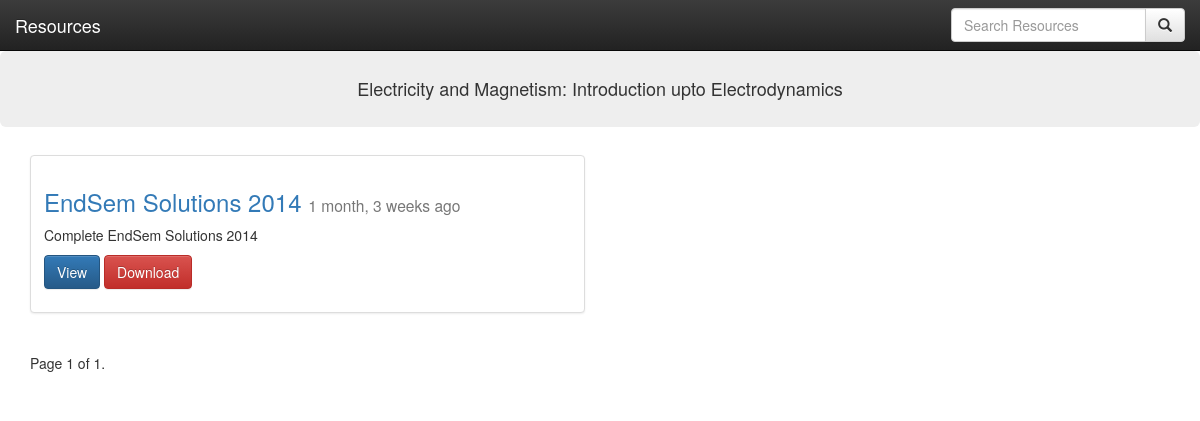
The app's page /list/1/L/ with its own data.
### resources/models.py (models this page shows, shortened)
class course(models.Model):
	course_name = models.CharField(max_length = 255)
	course_description = models.TextField()
	course_id = models.IntegerField()

class resource(models.Model):
	title = models.CharField(max_length = 255)
	description = models.TextField()
	timestamp = models.DateTimeField(auto_now = False, auto_now_add = True)
	updated = models.DateTimeField(auto_now = True, auto_now_add = False)
	RESOURCE_TYPE = (
	    ('L', 'Lectures'),
	    ('Q', 'Quizzes'),
	    ('T', 'Tutorials'),
	    ('E', 'Endsem'),
	)
	resource_type = models.CharField(max_length=30,
                  choices=RESOURCE_TYPE,
                  default="L")
	course_name = models.ForeignKey(
		'course',
		on_delete=models.CASCADE,
	)
	upload = models.FileField(upload_to = '%s/media/' %settings.BASE_DIR)

### resources/views.py (the view)
# urls.py: url(r'^list/(?P<id>\d+)/(?P<type>[\w.@+-]+)/$', resource_list, name = 'list'),
def resource_list(request, id=None, type=None):
	instance = get_object_or_404(course, id = id)
	queryset_list = resource.objects.filter(course_name = instance, resource_type = type).order_by("-timestamp")
	query = request.GET.get("q")
	if query:
		queryset_list = queryset_list.filter(
			Q(title__icontains=query) |
			Q(description__icontains=query)
		).distinct()
	paginator = Paginator(queryset_list, 2) # Show 25 contacts per page
	page_request_var = 'page'
	page = request.GET.get(page_request_var)
	try:
	    queryset = paginator.page(page)
	except PageNotAnInteger:
	    queryset = paginator.page(1)
	except EmptyPage:
	    queryset = paginator.page(paginator.num_pages)
	context = {
		"object_list": queryset,
		"title": "Resources",
		"page_request_var": page_request_var,
		"course": instance,
	}
	return render(request, "resource_list.html", context)

### templates/resource_list.html (shortened to what this page needs)
{% extends "base.html" %}
{% block bar %}
	<div class="navbar navbar-inverse navbar-static-top" role="navigation" style="margin: 0; padding: 0">
		<a class="navbar-brand" rel="home" href="/" title="{{ title }}">{{ title }}</a>
		<div class="collapse navbar-collapse navbar-ex1-collapse">
			<div class="pull-right">
				<form method="GET" action="" class="navbar-form" role="search">
					<div class="input-group">
						<input type="text" name="q" placeholder="Search Resources" value="{{ request.GET.q }}" class="form-control"></input>
						<div class="input-group-btn">
							<button class="btn btn-default" type="submit"><i class="glyphicon glyphicon-search"></i></button>
						</div>
					</div>
				</form>
			</div>
		</div>
	</div>
{% endblock bar %}
{% block content %}
	<div class="jumbotron text-center" style="margin: 0; padding: 2em">
		<h4 style="margin: 0; padding: 0">{{ course.course_description }}</h4>
	</div>
	<div class="container" style="margin-top: 2em">
		<div class="row">
			{% for obj in object_list %}
				<div class="col-sm-6">
				    <div class="thumbnail">
				      <div class="caption">
				        <h3><a href='{% url "detail" id=obj.id %}'>{{ obj.title }} </a><small>{{ obj.timestamp|timesince }} ago</small></h3>
				        <p>{{ obj.description|linebreaks|truncatechars:120 }}</p>
				        <p>
				        	<a href="{% url "detail" id=obj.id %}" class="btn btn-primary" role="button">View</a>
				        	<a href="{% url "download" id=obj.id %}" class="btn btn-danger" role="button">Download</a>
				        </p>
				      </div>
				    </div>
				  </div>
			{% endfor %}
		</div>
		<div class="pagination">
		    <span class="step-links">
		        <span class="current">
		            Page {{ object_list.number }} of {{ object_list.paginator.num_pages }}.
		        </span>
		    </span>
		</div>
	</div>
{% endblock content %}

### records on screen
course: course_description "Electricity and Magnetism: Introduction upto Electrodynamics"
resource: title "EndSem Solutions 2014", timestamp "1 month, 3 weeks", description "Complete EndSem Solutions 2014"

### other values on screen
{{ title }} "Resources"
{{ object_list.number }} "1"
{{ object_list.paginator.num_pages }} "1"
